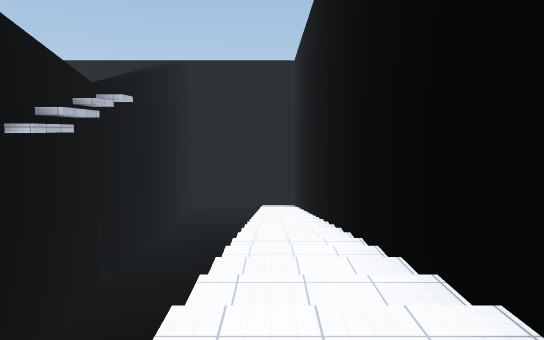
[1] (above)

17 first-person views from a walk through a scene from a Unity 3-D project. The camera is 1.4 m above the floor, tilts 6° down and sees 70° across. The floor is counted in squares, 2 m on a side. Each view is taken from the middle of a square. On the plan, view 1 faces up. The plan holds only what a view shows up to about 11 squares ahead; the rest is blank. The place goes on beyond the plan. The player is left out. Surface patterns are stand-ins for the level's own textures.

[2]
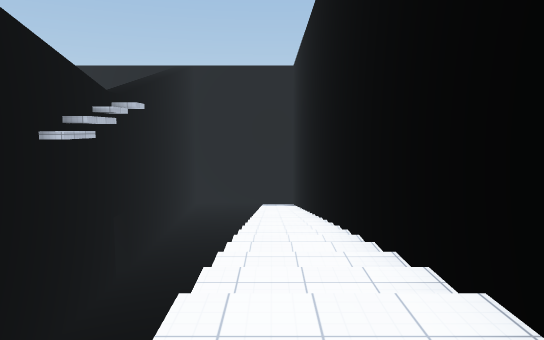

[3]
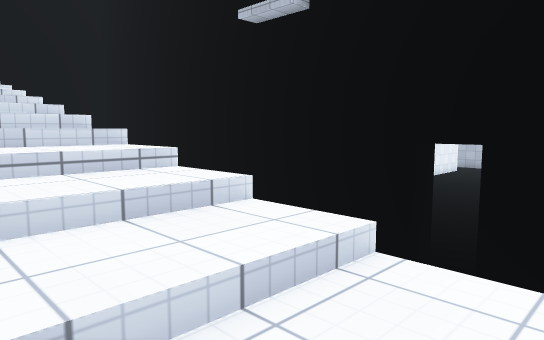

[4]
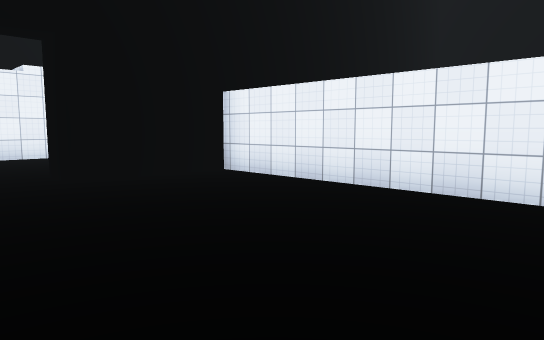

[5]
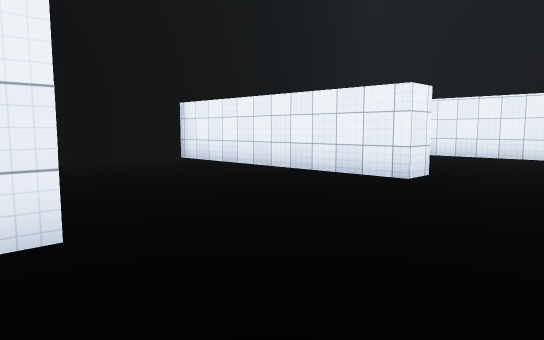

[6]
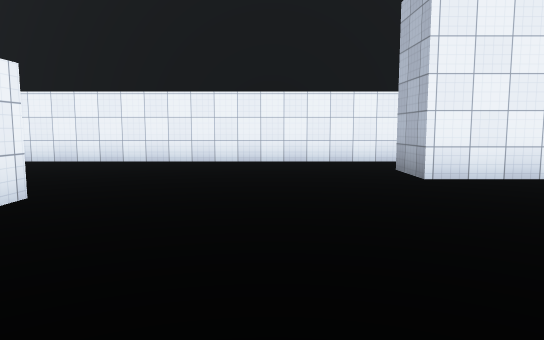

[7]
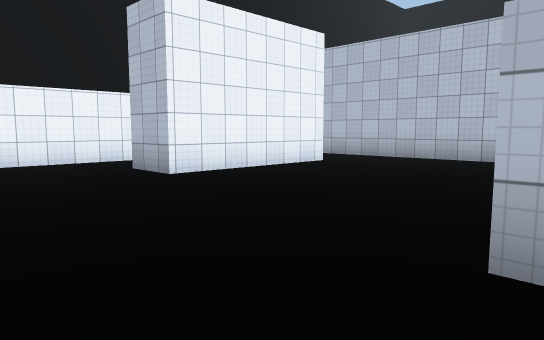

[8]
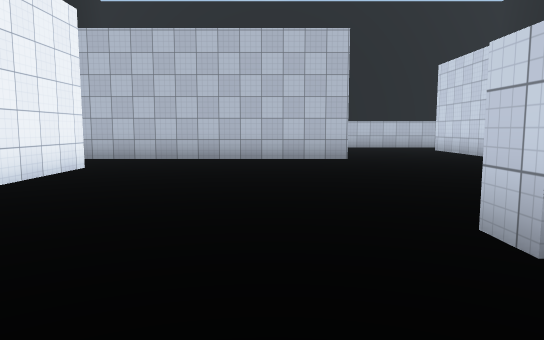

[9]
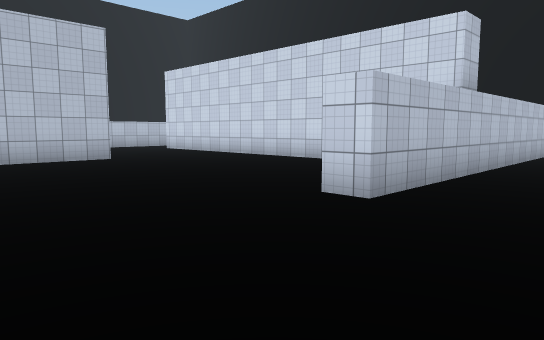

[10]
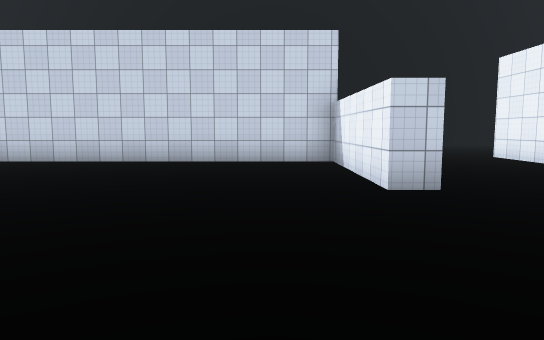

[11]
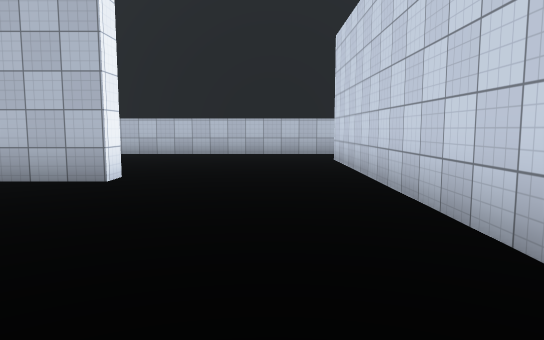

[12]
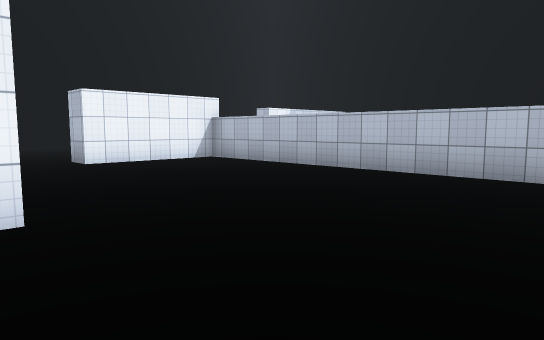

[13]
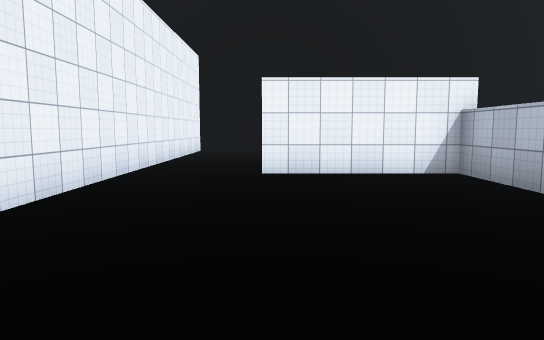

[14]
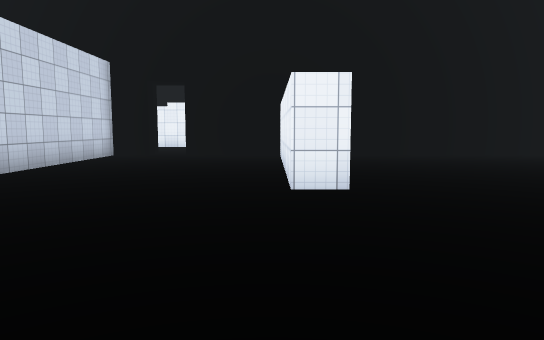

[15]
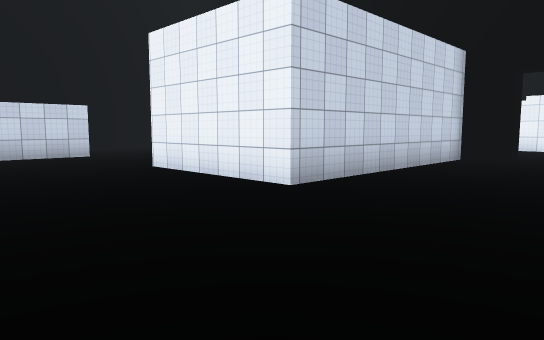

[16]
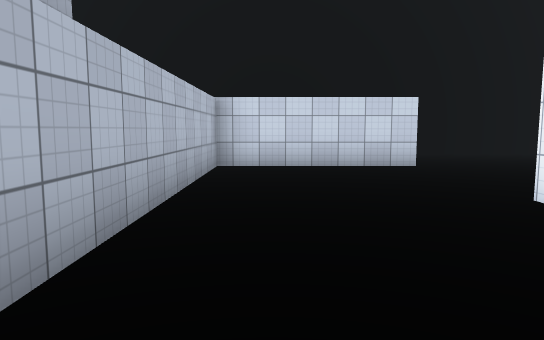

[17]
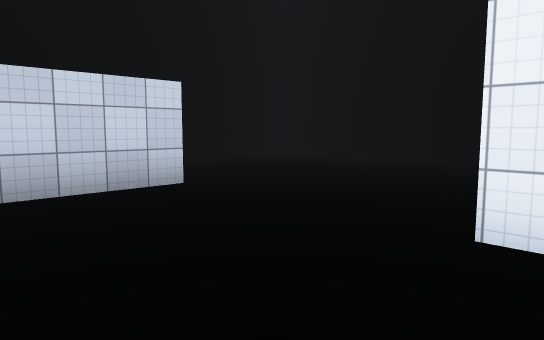

### Floor plan
Key: @ floor where view 1 was taken; # wall or solid block; . main floor; : floor 7.75 m higher than the main floor; / step, stairs or slope.
Columns run from 28 left of view 1 to 2 right of it. Each row starts with its distance up from view 1.
 23                   ######
 22                   .....#
 21                  ......#
 20              ####......#
 19              #.........#
 18              #.........#
 17              #.........
 16              #....
 15 #  ###########...#
 14 #............#...#
 13 #............#...#######   .//
 12 #............#.. ......# ...//
 11 #............#.. ...........//#
 10 #.... #.......   ......#....//#
  9 #.... #....  . .  .....#....//#
  8 #.....#.... .   .......#..  //#
  7 #.....#.....   ..#######..  //#
  6 #.....#....... ........#   .//#
  5 ####..#.####...........#   .//#
  4    ...#     ...........#   .//
  3    ...#    ............#   .//
  2    ...#    #########...#   .//
  1     ..#               .#   .//
  0                             @
 -1                             :

Where each view was taken, in squares from view 1:
view 1: 0 up, 0 right, facing up
view 2: 1 down, 0 right, facing up
view 3: 13 up, 1 right, facing down-left
view 4: 12 up, 11 left, facing down-right
view 5: 13 up, 14 left, facing down-right
view 6: 11 up, 14 left, facing down
view 7: 11 up, 13 left, facing down-left
view 8: 9 up, 13 left, facing left
view 9: 7 up, 13 left, facing up-left
view 10: 6 up, 17 left, facing up
view 11: 13 up, 17 left, facing left
view 12: 14 up, 22 left, facing down-left
view 13: 12 up, 25 left, facing down
view 14: 8 up, 16 left, facing right
view 15: 9 up, 15 left, facing up-right
view 16: 12 up, 14 left, facing up
view 17: 15 up, 14 left, facing up-right
